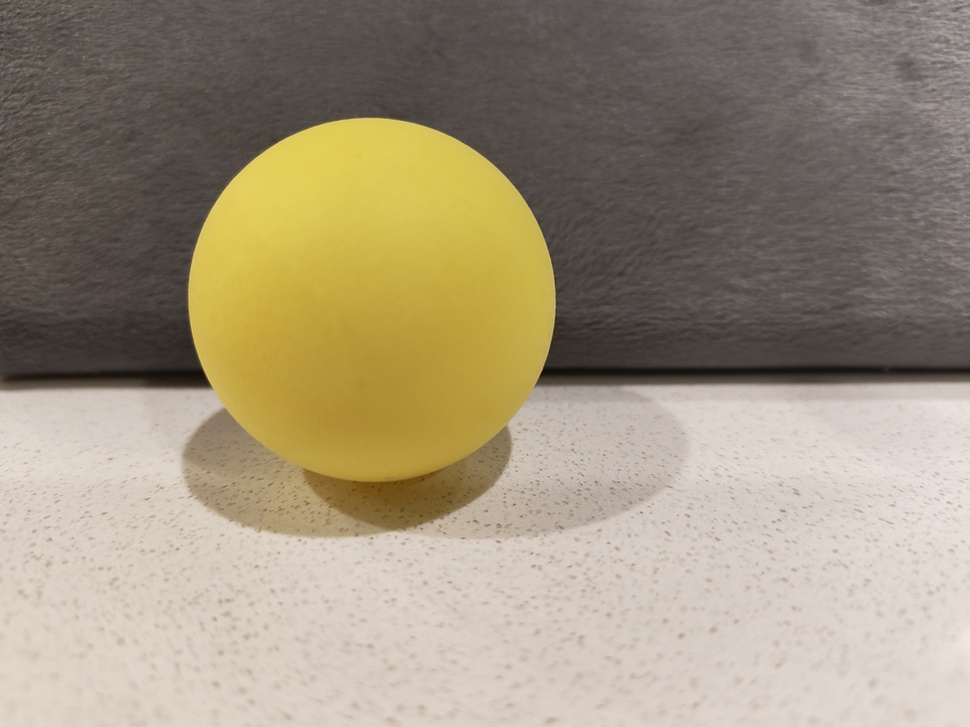
#> input picture frame1.jpg, 970 x 727 px, shrunk from 4096 x 3072 before the run
$ python robotic_vision.py
#> lines starting #> are read from the running program, lines starting #| are printed output that depends on the picture
import cv2
import numpy as np
import random

img1 = cv2.imread("frame1.jpg")
#> img1 is the input picture: shape (727, 970, 3); mean B, G, R 125.1, 147.1, 159.3
img2 = cv2.imread("frame2.jpg")
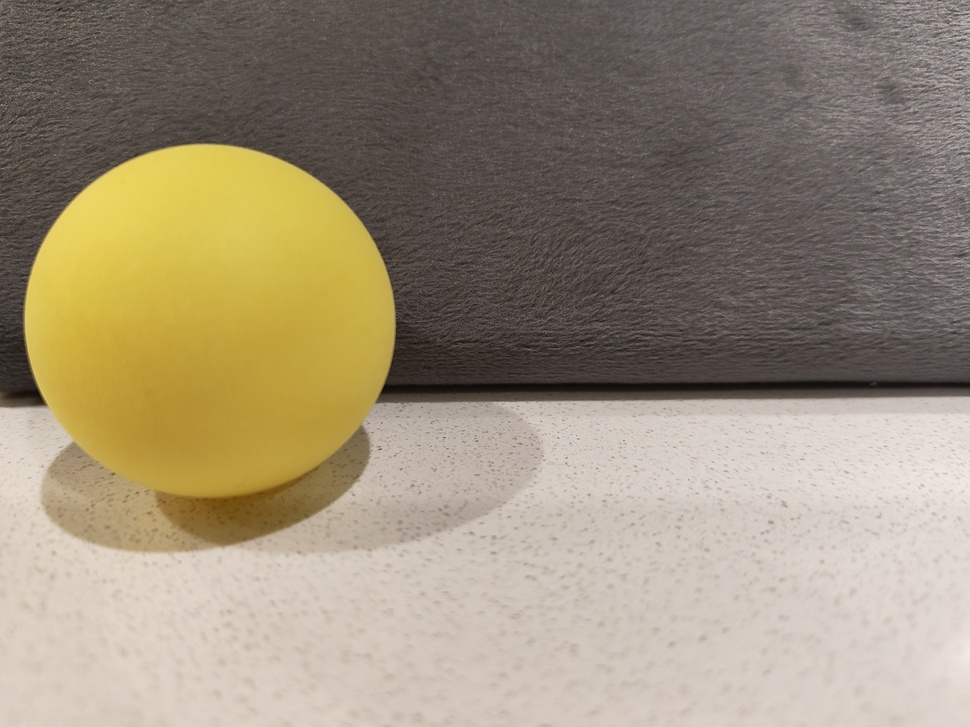
#> input picture frame2.jpg, 970 x 727 px, shrunk from 4096 x 3072 before the run
#> img2 is the input picture: shape (727, 970, 3); mean B, G, R 121.2, 143.3, 155.6

gray1 = cv2.cvtColor(img1, cv2.COLOR_BGR2GRAY)
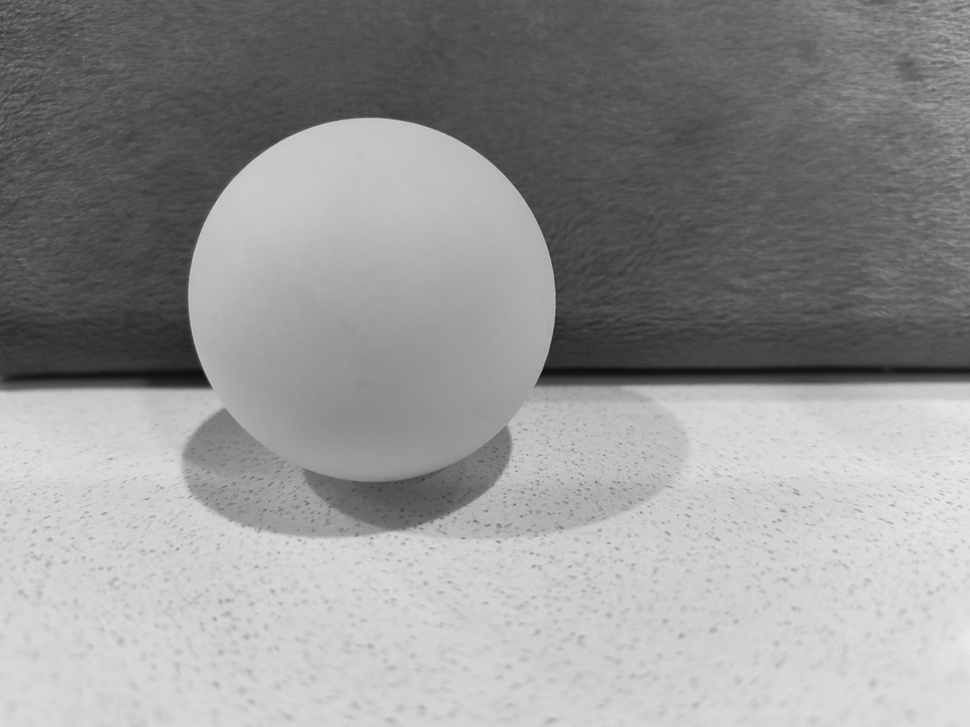
#> gray1: shape (727, 970); min 11, max 234, mean 148.2
gray2 = cv2.cvtColor(img2, cv2.COLOR_BGR2GRAY)
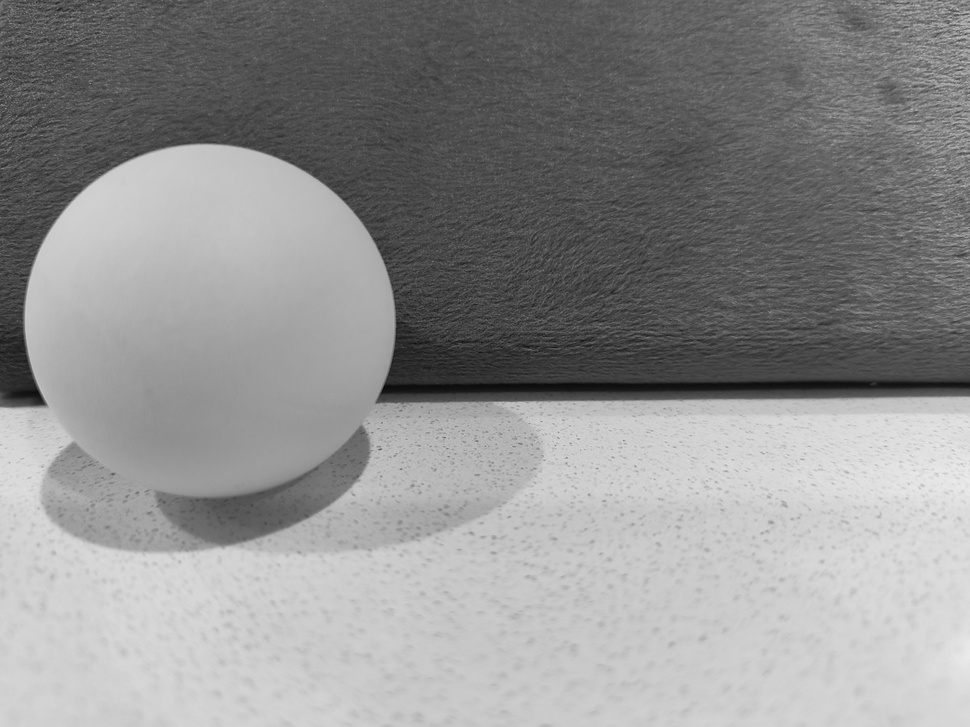
#> gray2: shape (727, 970); min 7, max 235, mean 144.4

blur1 = cv2.GaussianBlur(gray1,(25,25),0)
blur2 = cv2.GaussianBlur(gray2,(25,25),0)

h1, w1 = blur1.shape
#> h1 = 727; w1 = 970
h2, w2 = blur2.shape
#> h2 = 727; w2 = 970

# [6 lines of commented-out code are left out]

y1, x1 = h1 // 2, w1 // 2
#> y1 = 363; x1 = 485
y2, x2 = h2 // 2, w2 // 2
#> y2 = 363; x2 = 485

region1 = gray1[y1-2:y1+3, x1-2:x1+3]
#> region1 = [[157, 157, 158, 158, 158], [157, 157, 158, 158, 158], [157, 157, 158, 158, 158], [157, 158, 158, 158, 158], [158, 158, 158, 158, 158]]
region2 = gray2[y2-2:y2+3, x2-2:x2+3]
#> region2 = [[51, 55, 49, 47, 49], [53, 57, 52, 50, 53], [44, 42, 40, 36, 34], [48, 45, 46, 42, 38], [62, 59, 57, 55, 55]]

It = region2.astype(np.float32) - region1.astype(np.float32)
#> It = [[-106, -102, -109, -111, -109], [-104, -100, -106, -108, -105], [-113, -115, -118, -122, -124], [-109, -113, -112, -116, -120], [-96, -99, -101, -103, -103]]

def optical_flow_error(Ix, Iy, It, u, v):
    error = Ix*u + Iy*v + It
    return np.mean(error**2)

print(f"center pixel: ({y1}, {x1})")
#| center pixel: (363, 485)
print(region1)
#| [[157 157 158 158 158]
#|  [157 157 158 158 158]
#|  [157 157 158 158 158]
#|  [157 158 158 158 158]
#|  [158 158 158 158 158]]

print(f"center pixel: ({y2}, {x2})")
#| center pixel: (363, 485)
print(region2)
#| [[51 55 49 47 49]
#|  [53 57 52 50 53]
#|  [44 42 40 36 34]
#|  [48 45 46 42 38]
#|  [62 59 57 55 55]]

print(f"temporal gradient: \n")
print(It)
#| [[-106. -102. -109. -111. -109.]
#|  [-104. -100. -106. -108. -105.]
#|  [-113. -115. -118. -122. -124.]
#|  [-109. -113. -112. -116. -120.]
#|  [ -96.  -99. -101. -103. -103.]]

motions = [(-1,0),(1,0),(0,-1),(0,1),(0,0)]

Ix = np.zeros((5,5), dtype=np.float32)
Iy = np.zeros((5,5), dtype=np.float32)

Ix[:,2] = (region1[:,3] - region1[:,1]) / 2.0
Iy[2,:] = (region1[3,:] - region1[1,:]) / 2.0

for u, v in motions:
    e = optical_flow_error(Ix, Iy, It, u, v)
    print(f"u={u}, v={v}, MSE={e:.4f}")
#> this loop made 5 passes
#> e on passes 1 to 5: 11938.5, 11911.8, 11929.7, 11920.5, 11925.1
#| u=-1, v=0, MSE=11938.4697
#| u=1, v=0, MSE=11911.8301
#| u=0, v=-1, MSE=11929.7305
#| u=0, v=1, MSE=11920.5303
#| u=0, v=0, MSE=11925.1201
